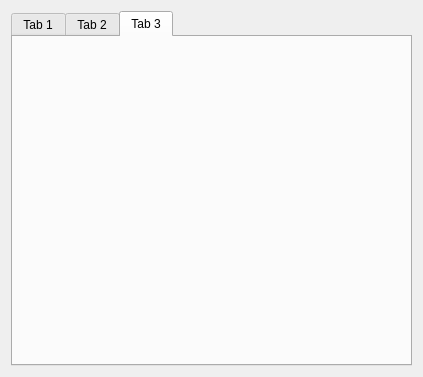
<?xml version="1.0" encoding="UTF-8"?>
<ui version="4.0">
 <class>MainWidget</class>
 <widget class="QWidget" name="MainWidget">
  <property name="geometry">
   <rect>
    <x>0</x>
    <y>0</y>
    <width>423</width>
    <height>377</height>
   </rect>
  </property>
  <property name="windowTitle">
   <string>MainWidget</string>
  </property>
  <layout class="QVBoxLayout" name="verticalLayout">
   <item>
    <widget class="QTabWidget" name="pTabWidget">
     <property name="currentIndex">
      <number>2</number>
     </property>
     <widget class="QWidget" name="pTab1">
      <attribute name="title">
       <string>Tab 1</string>
      </attribute>
     </widget>
     <widget class="QWidget" name="pTab2">
      <attribute name="title">
       <string>Tab 2</string>
      </attribute>
     </widget>
     <widget class="QWidget" name="pTab3">
      <attribute name="title">
       <string>Tab 3</string>
      </attribute>
     </widget>
    </widget>
   </item>
  </layout>
 </widget>
 <resources/>
 <connections/>
</ui>
